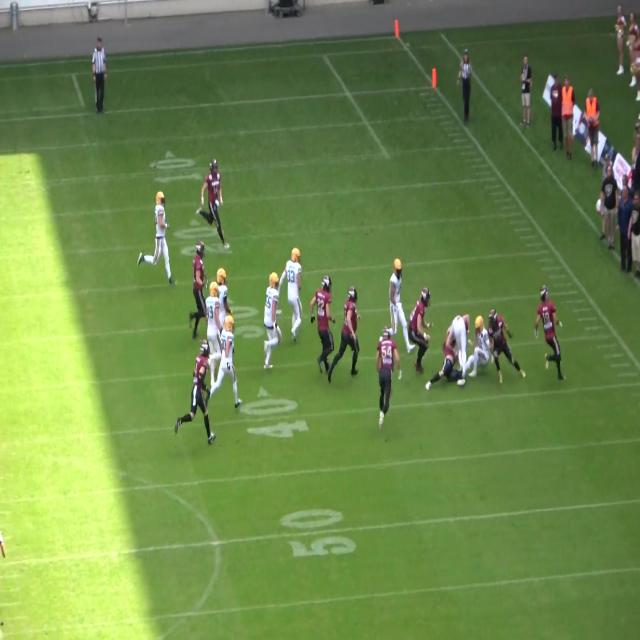
#> input picture American-Football-Number/train/images/10_jpg.rf.7f8ae401f01076a9dd5acc5d0d0591ce.jpg, 640 x 640 px; its folder holds only this picture in this run
$ python greyScaleNumbers.py
#> lines starting #> are read from the running program, lines starting #| are printed output that depends on the picture
from os import listdir
from os.path import isfile, join
from PIL import Image

folders = ["../American-Football-Number/train/images"
          #,"../American-Football-Player/valid/images",
           #"../American-Football-Player/train/images"
           ]

for folder in folders:
    onlyfiles = [f for f in listdir(folder) if join(folder, f)]
    for fileName in onlyfiles:
        newLines = []
        img = Image.open(folder+'/'+fileName).convert('L')
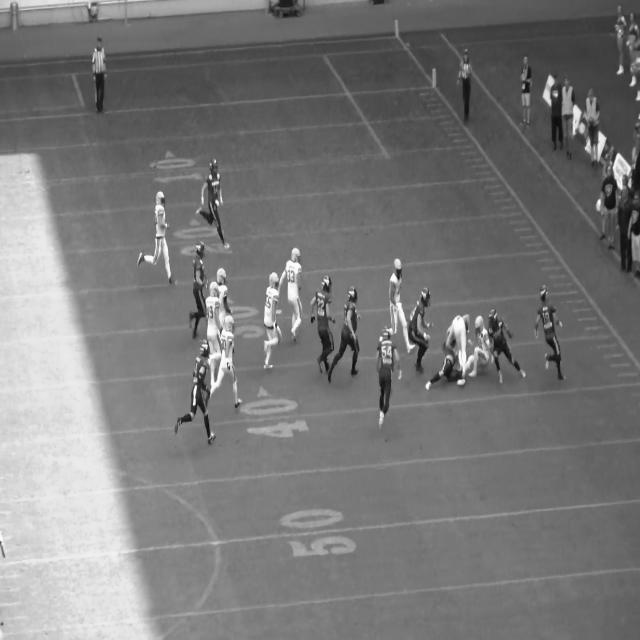
#> img: PIL image 640x640 L; min 8, max 255, mean 121.4
        img.save("../American-Football-Number-GS/train/images/"+fileName)

$ run again, on American-Football-Number/train/images/29_jpg.rf.5cd875cf6582204b294c753ad6c93e30.jpg
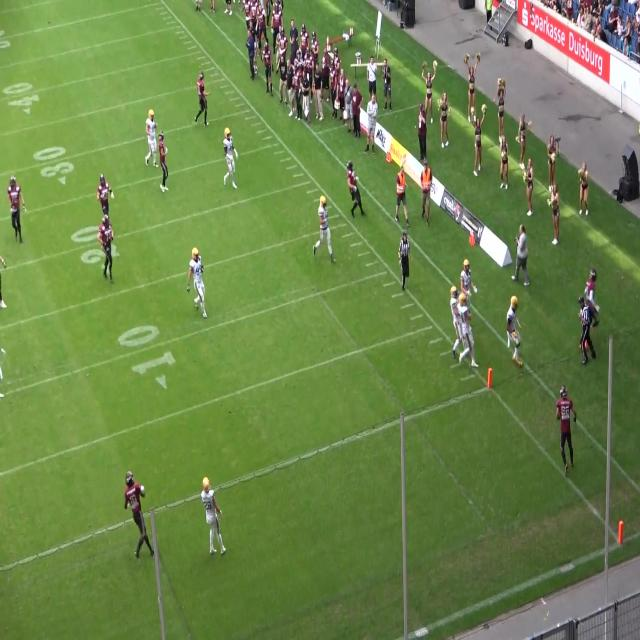
#> input picture American-Football-Number/train/images/29_jpg.rf.5cd875cf6582204b294c753ad6c93e30.jpg, 640 x 640 px
#> `img = Image.open(folder+'/'+fileName).convert('L')`:
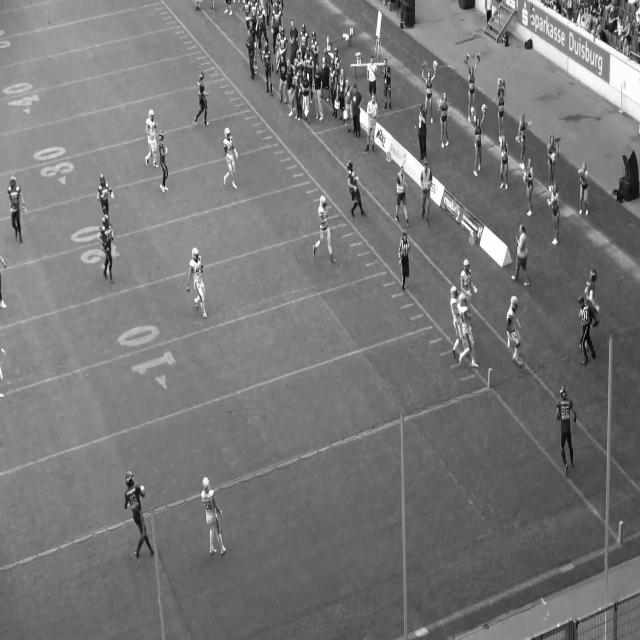
#> img: PIL image 640x640 L; min 0, max 255, mean 119.1

$ run again, on American-Football-Number/train/images/33_jpg.rf.b675dcd43906ec6cdd4295624ba01afc.jpg
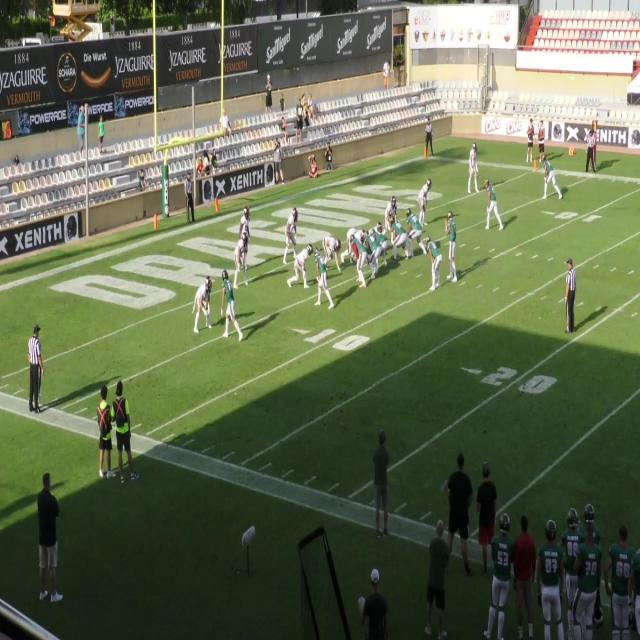
#> input picture American-Football-Number/train/images/33_jpg.rf.b675dcd43906ec6cdd4295624ba01afc.jpg, 640 x 640 px
#> `img = Image.open(folder+'/'+fileName).convert('L')`:
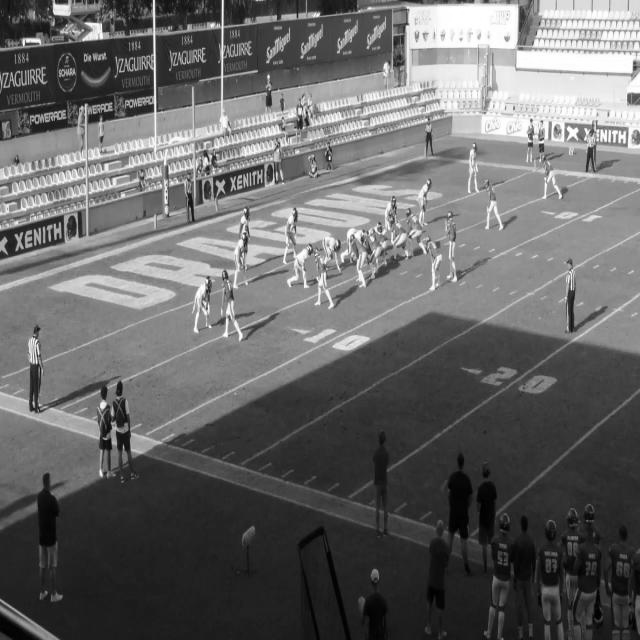
#> img: PIL image 640x640 L; min 0, max 255, mean 103.8

$ run again, on American-Football-Number/train/images/35_jpg.rf.47a6c5ce7cd377b447200b495c81834a.jpg
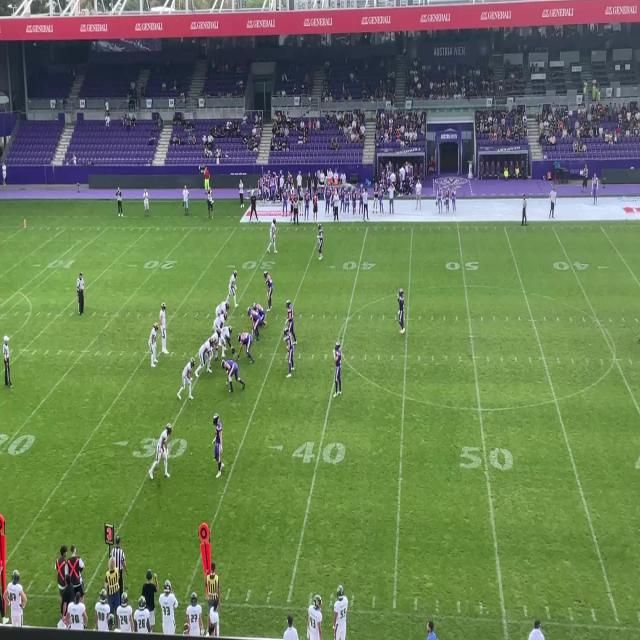
#> input picture American-Football-Number/train/images/35_jpg.rf.47a6c5ce7cd377b447200b495c81834a.jpg, 640 x 640 px
#> `img = Image.open(folder+'/'+fileName).convert('L')`:
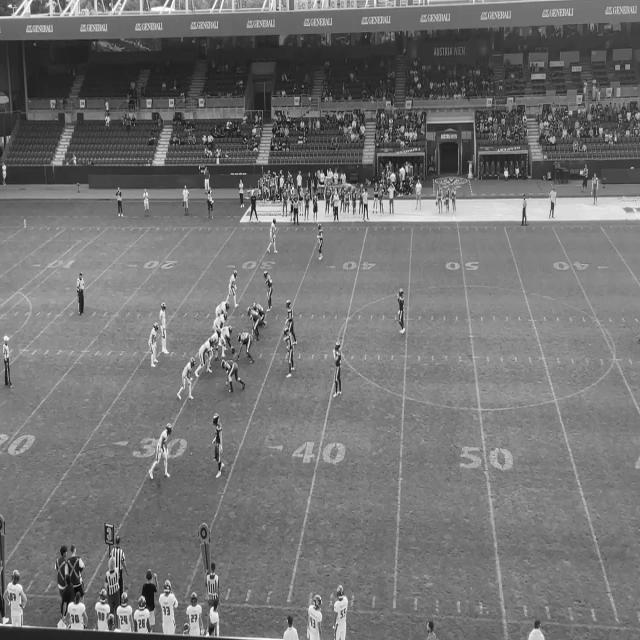
#> img: PIL image 640x640 L; min 1, max 255, mean 114.4

$ run again, on American-Football-Number/train/images/12_jpg.rf.23bd6114590aa38477be9335d1ac0186.jpg
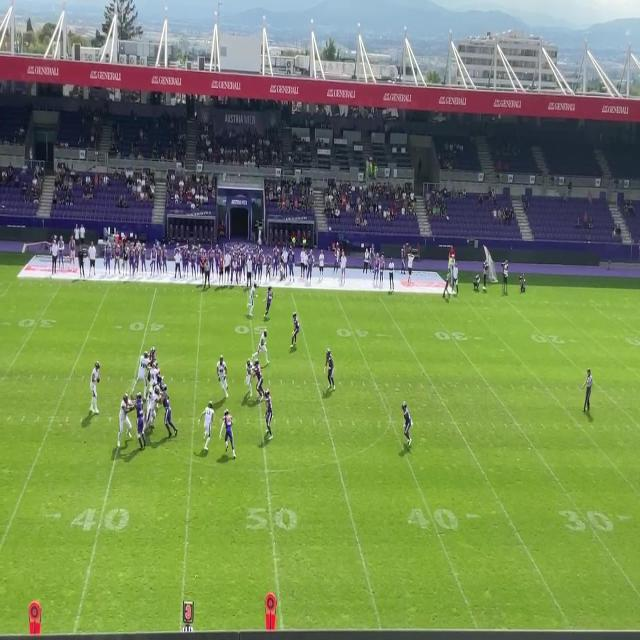
#> input picture American-Football-Number/train/images/12_jpg.rf.23bd6114590aa38477be9335d1ac0186.jpg, 640 x 640 px
#> `img = Image.open(folder+'/'+fileName).convert('L')`:
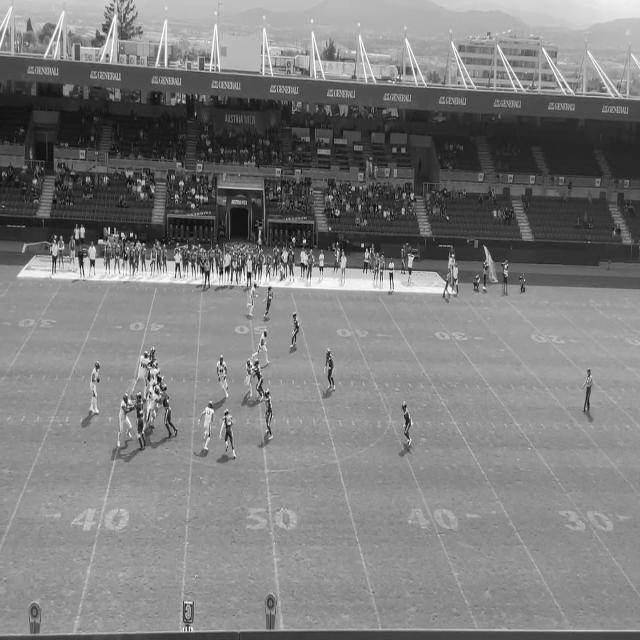
#> img: PIL image 640x640 L; min 1, max 255, mean 125.2
